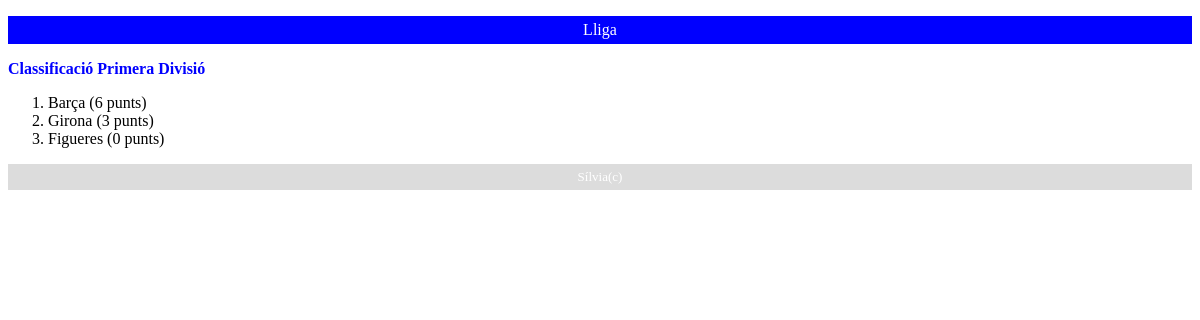
The app's page /lliga/1/classificacio/ with its own data.
### lliga/models.py (models this page shows, shortened)
class Lliga(models.Model):
    nom = models.CharField(max_length=100)
    temporada = models.CharField(max_length=20)

class Equip(models.Model):
    nom = models.CharField(max_length=100)
    lliga = models.ForeignKey(Lliga, on_delete=models.CASCADE, related_name='equips')
    ciutat = models.CharField(max_length=100)

### lliga/views.py (the view)
# urls.py: path("<int:pk>/classificacio/", views.classificacio, name="classificacio"),
def classificacio(request, pk):
    lliga = get_object_or_404(Lliga, pk=pk)
    equips = lliga.equips.all()
    classi = []
    for equip in equips:
        punts = 0
        for partit in lliga.partit_set.filter(local=equip):
            if partit.gols_local() > partit.gols_visitant():
                punts += 3
            elif partit.gols_local() == partit.gols_visitant():
                punts += 1
        for partit in lliga.partit_set.filter(visitant=equip):
            if partit.gols_local() < partit.gols_visitant():
                punts += 3
            elif partit.gols_local() == partit.gols_visitant():
                punts += 1
        classi.append( (punts,equip.nom) )
    classi.sort(reverse=True)
    return render(request,"classificacio.html",
                {
                    "classificacio":classi,
                    "nomlliga": lliga.nom,
                })

### lliga/models.py (called while the page is built)
    def gols_local(self):
        return self.event_set.filter(
            tipus=Event.EventType.GOL,equip=self.local).count()

    def gols_visitant(self):
        return self.event_set.filter(
            tipus=Event.EventType.GOL,equip=self.visitant).count()

### lliga/templates/lliga/classificacio.html
{% extends "lliga/base.html" %}
{% load static %}
{% block content %}
<h1>Classificació {{nomlliga}}</h1>
<ol>
    {% for equip in classificacio %}
        <li>{{equip.1}} ({{equip.0}} punts)</li>
    {% endfor %}
    </ol>
{% endblock %}

### lliga/static/lliga/style.css (style rules this page uses)
h1 { color: blue; font-size: 16px }

### records on screen
Lliga: nom "Primera Divisió"
Equip: nom "Barça"
Equip: nom "Girona"
Equip: nom "Figueres"

### other values on screen
{{ equip.0 }} "6" "3" "0"
